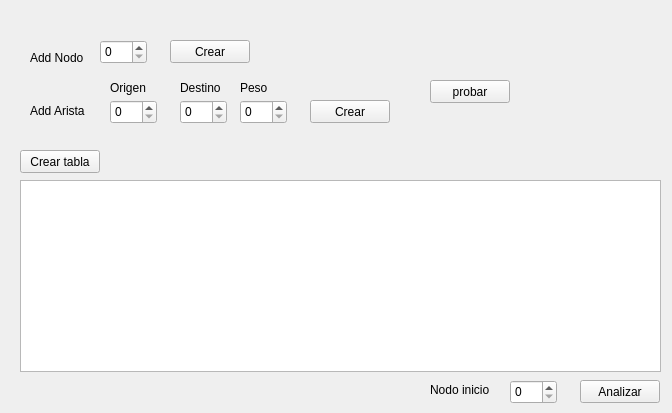
<?xml version="1.0" encoding="UTF-8"?>
<ui version="4.0">
 <class>Dijkstrap</class>
 <widget class="QWidget" name="Dijkstrap">
  <property name="geometry">
   <rect>
    <x>0</x>
    <y>0</y>
    <width>672</width>
    <height>413</height>
   </rect>
  </property>
  <property name="windowTitle">
   <string>Form</string>
  </property>
  <widget class="QLabel" name="label">
   <property name="geometry">
    <rect>
     <x>30</x>
     <y>50</y>
     <width>59</width>
     <height>15</height>
    </rect>
   </property>
   <property name="text">
    <string>Add Nodo</string>
   </property>
  </widget>
  <widget class="QTableWidget" name="tableWidget">
   <property name="geometry">
    <rect>
     <x>20</x>
     <y>180</y>
     <width>641</width>
     <height>192</height>
    </rect>
   </property>
  </widget>
  <widget class="QPushButton" name="Analizar">
   <property name="geometry">
    <rect>
     <x>580</x>
     <y>380</y>
     <width>80</width>
     <height>23</height>
    </rect>
   </property>
   <property name="text">
    <string>Analizar</string>
   </property>
  </widget>
  <widget class="QLabel" name="label_2">
   <property name="geometry">
    <rect>
     <x>30</x>
     <y>100</y>
     <width>71</width>
     <height>21</height>
    </rect>
   </property>
   <property name="text">
    <string>Add Arista</string>
   </property>
  </widget>
  <widget class="QSpinBox" name="Nodo">
   <property name="geometry">
    <rect>
     <x>100</x>
     <y>40</y>
     <width>47</width>
     <height>24</height>
    </rect>
   </property>
  </widget>
  <widget class="QSpinBox" name="origen">
   <property name="geometry">
    <rect>
     <x>110</x>
     <y>100</y>
     <width>47</width>
     <height>24</height>
    </rect>
   </property>
  </widget>
  <widget class="QSpinBox" name="destino">
   <property name="geometry">
    <rect>
     <x>180</x>
     <y>100</y>
     <width>47</width>
     <height>24</height>
    </rect>
   </property>
  </widget>
  <widget class="QSpinBox" name="peso">
   <property name="geometry">
    <rect>
     <x>240</x>
     <y>100</y>
     <width>47</width>
     <height>24</height>
    </rect>
   </property>
  </widget>
  <widget class="QLabel" name="label_3">
   <property name="geometry">
    <rect>
     <x>110</x>
     <y>80</y>
     <width>41</width>
     <height>16</height>
    </rect>
   </property>
   <property name="text">
    <string>Origen</string>
   </property>
  </widget>
  <widget class="QLabel" name="label_4">
   <property name="geometry">
    <rect>
     <x>180</x>
     <y>80</y>
     <width>51</width>
     <height>16</height>
    </rect>
   </property>
   <property name="text">
    <string>Destino</string>
   </property>
  </widget>
  <widget class="QLabel" name="label_5">
   <property name="geometry">
    <rect>
     <x>240</x>
     <y>80</y>
     <width>31</width>
     <height>16</height>
    </rect>
   </property>
   <property name="text">
    <string>Peso</string>
   </property>
  </widget>
  <widget class="QPushButton" name="CrearNodo">
   <property name="geometry">
    <rect>
     <x>170</x>
     <y>40</y>
     <width>80</width>
     <height>23</height>
    </rect>
   </property>
   <property name="text">
    <string>Crear</string>
   </property>
  </widget>
  <widget class="QPushButton" name="CrearArista">
   <property name="geometry">
    <rect>
     <x>310</x>
     <y>100</y>
     <width>80</width>
     <height>23</height>
    </rect>
   </property>
   <property name="text">
    <string>Crear</string>
   </property>
  </widget>
  <widget class="QLabel" name="label_6">
   <property name="geometry">
    <rect>
     <x>430</x>
     <y>380</y>
     <width>71</width>
     <height>20</height>
    </rect>
   </property>
   <property name="text">
    <string>Nodo inicio</string>
   </property>
  </widget>
  <widget class="QSpinBox" name="origen_2">
   <property name="geometry">
    <rect>
     <x>510</x>
     <y>380</y>
     <width>47</width>
     <height>24</height>
    </rect>
   </property>
  </widget>
  <widget class="QPushButton" name="pushButton">
   <property name="geometry">
    <rect>
     <x>20</x>
     <y>150</y>
     <width>80</width>
     <height>23</height>
    </rect>
   </property>
   <property name="text">
    <string>Crear tabla</string>
   </property>
  </widget>
  <widget class="QPushButton" name="probar">
   <property name="geometry">
    <rect>
     <x>430</x>
     <y>80</y>
     <width>80</width>
     <height>23</height>
    </rect>
   </property>
   <property name="text">
    <string>probar</string>
   </property>
  </widget>
 </widget>
 <resources/>
 <connections/>
</ui>
